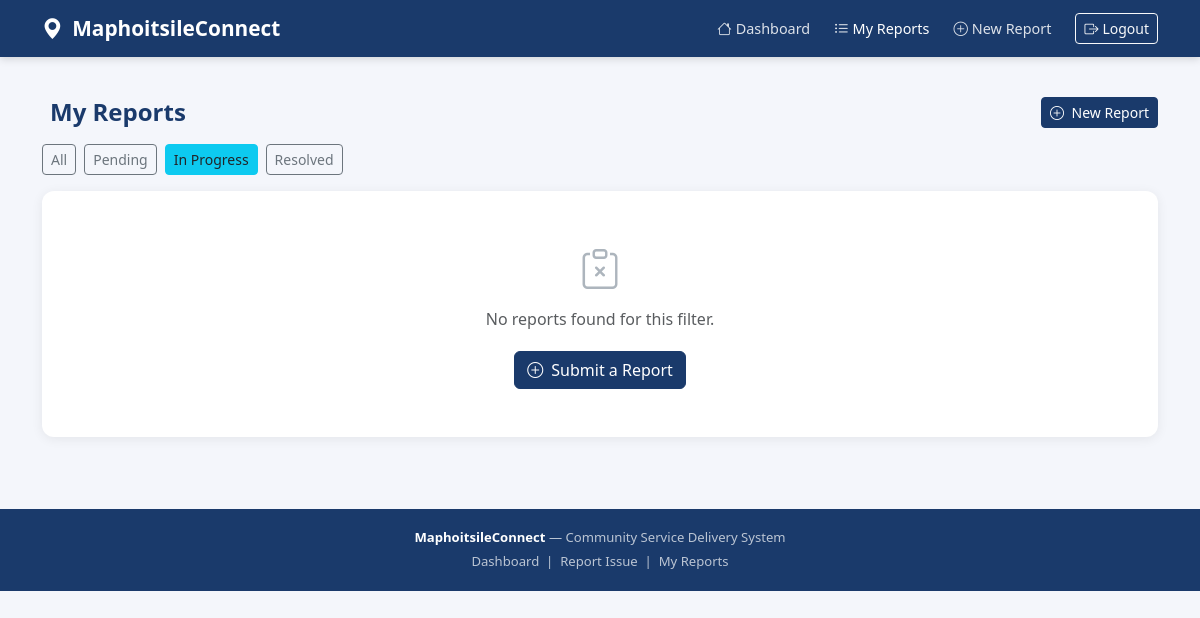
The app's page /reports/?status=in_progress (signed in), older data.
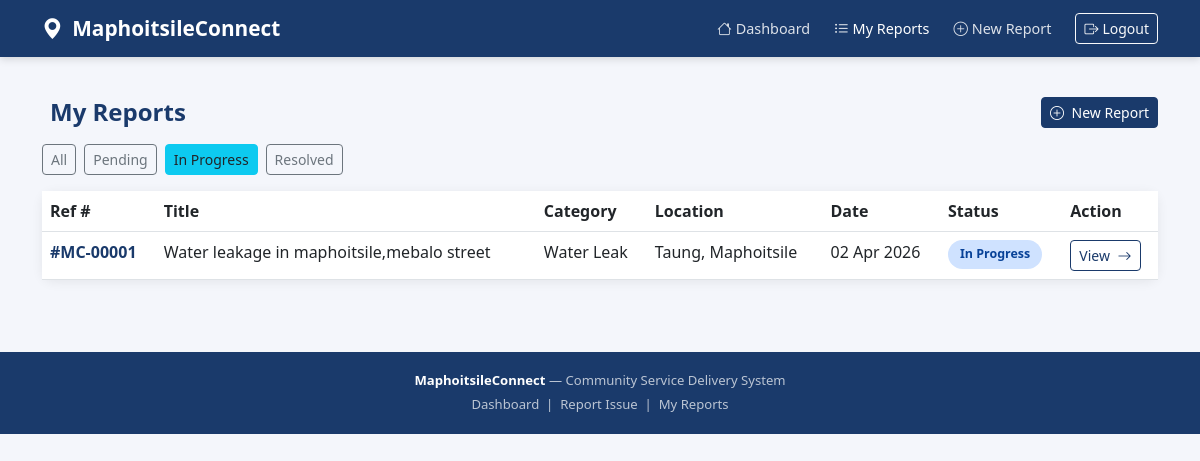
The same page, newer data.
### app/models.py (models this page shows, shortened)
class Issue(models.Model):
    CATEGORY_CHOICES = [
        ('water_leak',   'Water Leak'),
        ('electricity',  'Electricity Fault'),
        ('pothole',      'Pothole'),
        ('waste',        'Waste Collection'),
        ('water_outage', 'Water Outage'),
        ('other',        'Other'),
    ]
    STATUS_CHOICES = [
        ('pending',     'Pending'),
        ('in_progress', 'In Progress'),
        ('resolved',    'Resolved'),
    ]
    user        = models.ForeignKey(User, on_delete=models.CASCADE)
    title       = models.CharField(max_length=200)
    category    = models.CharField(max_length=50, choices=CATEGORY_CHOICES)
    description = models.TextField()
    location    = models.CharField(max_length=255)
    image       = models.ImageField(upload_to='issues/', blank=True, null=True)
    status      = models.CharField(max_length=20, choices=STATUS_CHOICES, default='pending')
    created_at  = models.DateTimeField(auto_now_add=True)
    updated_at  = models.DateTimeField(auto_now=True)
    class Meta:
        ordering = ['-created_at']

### app/views.py (the view)
# urls.py: path('reports/',                  views.issue_list,   name='issue_list'),
@login_required
def issue_list(request):
    status_filter = request.GET.get('status', '')
    issues        = Issue.objects.filter(user=request.user)
    if status_filter:
        issues = issues.filter(status=status_filter)
    context = {
        'issues':         issues,
        'status_filter':  status_filter,
        'pending_count':  Issue.objects.filter(user=request.user, status='pending').count(),
        'progress_count': Issue.objects.filter(user=request.user, status='in_progress').count(),
        'resolved_count': Issue.objects.filter(user=request.user, status='resolved').count(),
    }
    return render(request, 'reports/issue_list.html', context)

### app/templates/reports/issue_list.html (shortened to what this page needs)
{% extends 'reports/base.html' %}
{% block content %}
<div class="d-flex justify-content-between align-items-center mb-3">
  <h4 class="fw-bold mb-0" style="color:#1a3a6b;">
    My Reports
  </h4>
  <a href="{% url 'report_issue' %}" class="btn btn-primary btn-sm">
    <i class="bi bi-plus-circle me-1"></i> New Report
  </a>
</div>
<div class="d-flex flex-wrap gap-2 mb-3">
  <a href="{% url 'issue_list' %}"
     class="btn btn-sm {% if not status_filter %}btn-primary{% else %}btn-outline-secondary{% endif %}">
    All
  </a>
  <a href="?status=pending"
     class="btn btn-sm {% if status_filter == 'pending' %}btn-warning text-dark{% else %}btn-outline-secondary{% endif %}">
    Pending
  </a>
  <a href="?status=in_progress"
     class="btn btn-sm {% if status_filter == 'in_progress' %}btn-info text-dark{% else %}btn-outline-secondary{% endif %}">
    In Progress
  </a>
  <a href="?status=resolved"
     class="btn btn-sm {% if status_filter == 'resolved' %}btn-success{% else %}btn-outline-secondary{% endif %}">
    Resolved
  </a>
</div>
<div class="card">
  <div class="card-body p-0">
    {% if issues %}
      <div class="table-responsive">
        <table class="table table-hover mb-0">
          <thead style="background:#f8f9fa;">
            <tr>
              <th>Ref #</th>
              <th>Title</th>
              <th>Category</th>
              <th>Location</th>
              <th>Date</th>
              <th>Status</th>
              <th>Action</th>
            </tr>
          </thead>
          <tbody>
            {% for issue in issues %}
            <tr>
              <td class="fw-semibold" style="color:#1a3a6b;">
                #MC-{{ issue.pk|stringformat:"05d" }}
              </td>
              <td>{{ issue.title }}</td>
              <td>{{ issue.get_category_display }}</td>
              <td>{{ issue.location }}</td>
              <td>{{ issue.created_at|date:"d M Y" }}</td>
              <td>
                {% if issue.status == 'pending' %}
                  <span class="badge-pending">Pending</span>
                {% elif issue.status == 'in_progress' %}
                  <span class="badge-progress">In Progress</span>
                {% else %}
                  <span class="badge-resolved">Resolved</span>
                {% endif %}
              </td>
              <td>
                <a href="{% url 'issue_detail' issue.pk %}"
                   class="btn btn-outline-primary btn-sm">
                  View <i class="bi bi-arrow-right ms-1"></i>
                </a>
              </td>
            </tr>
            {% endfor %}
          </tbody>
        </table>
      </div>
    {% else %}
      <div class="text-center py-5">
        <i class="bi bi-clipboard-x"
           style="font-size:2.5rem; color:#adb5bd;"></i>
        <p class="text-muted mt-2">No reports found for this filter.</p>
        <a href="{% url 'report_issue' %}" class="btn btn-primary mt-1">
          <i class="bi bi-plus-circle me-1"></i> Submit a Report
        </a>
      </div>
    {% endif %}
  </div>
</div>
{% endblock %}

Row changes from the older to the newer data that the page shows:
now on this page (row edited): Issue: pk "00001", title "Water leakage in maphoitsile,mebalo street", category "Water Leak", location "Taung, Maphoitsile", created_at "02 Apr 2026", status "In Progress"
Text that changed along with them:
text no longer shown: "No reports found for this filter. Submit a Report"
text now shown: "Ref # Title Category Location Date Status Action"
